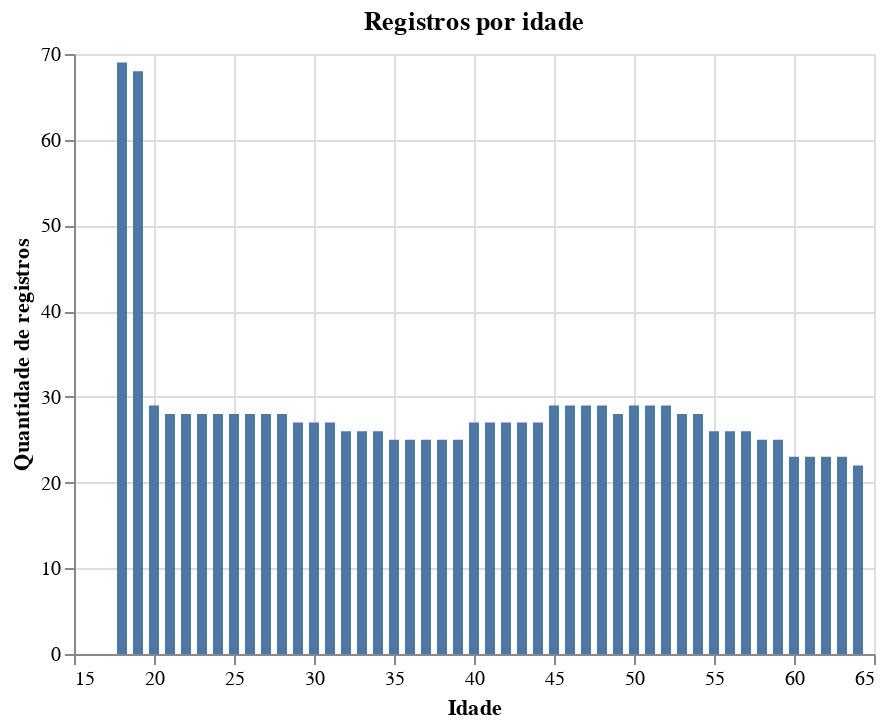

Notebook code for this chart:
### Code cell
idade = df_seg[['age','insuranceclaim']].groupby('age',as_index=False).count()
alt.Chart(idade, title='Registros por idade').mark_bar().encode(
     x=alt.X('age', title='Idade'),
     y=alt.Y('insuranceclaim', title='Quantidade de registros'),
 )
# Temos mais segurados com 18 e 19 anos, o que justifica o gráfico anterior.
# Precisamos olhar para a sinistralidade percentual para tirar conclusões satisfatórias.

### Figure 1 — Vega-Lite specification as saved in the notebook (floating-point values rounded to 4 significant figures)
{"config": {"view": {"continuousWidth": 400, "continuousHeight": 300}}, "data": {"name": "data-430767c2fd612c3cc83c351680bbaaae"}, "mark": "bar", "encoding": {"x": {"type": "quantitative", "field": "age", "title": "Idade"}, "y": {"type": "quantitative", "field": "insuranceclaim", "title": "Quantidade de registros"}}, "title": "Registros por idade", "$schema": "https://vega.github.io/schema/vega-lite/v4.0.2.json", "datasets": {"data-430767c2fd612c3cc83c351680bbaaae": [{"age": 18, "insuranceclaim": 69}, {"age": 19, "insuranceclaim": 68}, {"age": 20, "insuranceclaim": 29}, {"age": 21, "insuranceclaim": 28}, {"age": 22, "insuranceclaim": 28}, {"age": 23, "insuranceclaim": 28}, {"age": 24, "insuranceclaim": 28}, {"age": 25, "insuranceclaim": 28}, {"age": 26, "insuranceclaim": 28}, {"age": 27, "insuranceclaim": 28}, {"age": 28, "insuranceclaim": 28}, {"age": 29, "insuranceclaim": 27}, {"age": 30, "insuranceclaim": 27}, {"age": 31, "insuranceclaim": 27}, {"age": 32, "insuranceclaim": 26}, {"age": 33, "insuranceclaim": 26}, {"age": 34, "insuranceclaim": 26}, {"age": 35, "insuranceclaim": 25}, {"age": 36, "insuranceclaim": 25}, {"age": 37, "insuranceclaim": 25}, {"age": 38, "insuranceclaim": 25}, {"age": 39, "insuranceclaim": 25}, {"age": 40, "insuranceclaim": 27}, {"age": 41, "insuranceclaim": 27}, {"age": 42, "insuranceclaim": 27}, {"age": 43, "insuranceclaim": 27}, {"age": 44, "insuranceclaim": 27}, {"age": 45, "insuranceclaim": 29}, {"age": 46, "insuranceclaim": 29}, {"age": 47, "insuranceclaim": 29}, {"age": 48, "insuranceclaim": 29}, {"age": 49, "insuranceclaim": 28}, {"age": 50, "insuranceclaim": 29}, {"age": 51, "insuranceclaim": 29}, {"age": 52, "insuranceclaim": 29}, {"age": 53, "insuranceclaim": 28}, {"age": 54, "insuranceclaim": 28}, {"age": 55, "insuranceclaim": 26}, {"age": 56, "insuranceclaim": 26}, {"age": 57, "insuranceclaim": 26}, {"age": 58, "insuranceclaim": 25}, {"age": 59, "insuranceclaim": 25}, {"age": 60, "insuranceclaim": 23}, {"age": 61, "insuranceclaim": 23}, {"age": 62, "insuranceclaim": 23}, {"age": 63, "insuranceclaim": 23}, {"age": 64, "insuranceclaim": 22}]}}
